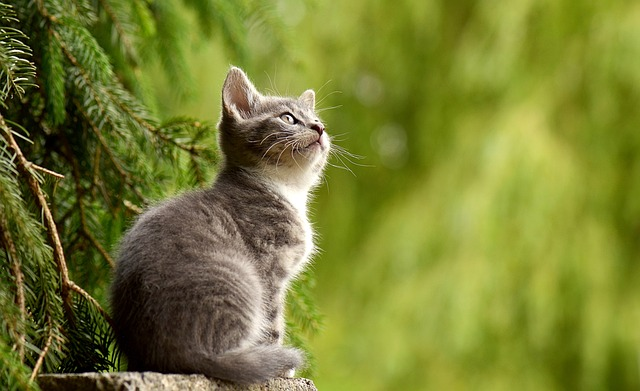
#> input picture cat_img.jpg, 640 x 391 px
$ jupyter execute '05. 파일 저장.ipynb'
#> lines starting #> are read from the running program, lines starting #| are printed output that depends on the picture
## 5. 파일 저장

## 이미지 저장

[cell 1]
import cv2

img=cv2.imread('cat_img.jpg',cv2.IMREAD_GRAYSCALE)
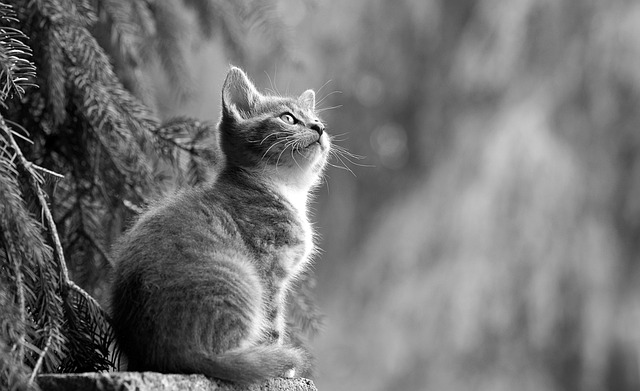
#> img: shape (391, 640); min 0, max 255, mean 115.1
cv2.imshow('img',img)
cv2.waitKey(0)
cv2.destroyAllWindows()

result=cv2.imwrite('img_save.jpg',img)
print(result)
#| True

## 저장 format(jpg,png)

[cell 2]
import cv2

img=cv2.imread('cat_img.jpg',cv2.IMREAD_GRAYSCALE)
cv2.imwrite('img_save_2.jpg',img)
#> Out = True

## 동영상 저장

[cell 3]
import cv2
cap=cv2.VideoCapture('video.mp4')

# Codec
fourcc=cv2.VideoWriter_fourcc(*'DIVX')

width=round(cap.get(cv2.CAP_PROP_FRAME_WIDTH))
height=round(cap.get(cv2.CAP_PROP_FRAME_HEIGHT))
fps=cap.get(cv2.CAP_PROP_FPS)
# fps=cap.get(cv2.CAP_PROP_FPS)*2 # 영상 재생 속도가 2배

out=cv2.VideoWriter('output.avi',fourcc,fps,(width,height))
# 저장 파일명, 코덱, FPS, 크기(WIdth,Height)

while cap.isOpened():
    ret,frame=cap.read()
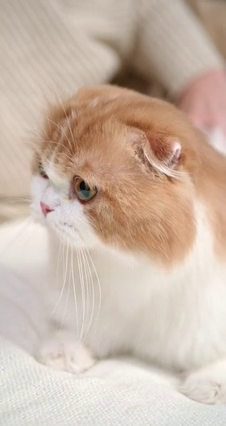
#> input picture frame 60 of video.mp4, 226 x 426 px
#> frame is the input picture: shape (426, 226, 3); mean B, G, R 168.7, 183.3, 202.8

    if not ret:
        break

    out.write(frame) # 영상 데이터만 저장 (소리 X)
    cv2.imshow('video',frame)
    if cv2.waitKey(1)==ord('q'):
#> (key q is pressed here)
        break

out.release()
cap.release()
cv2.destroyAllWindows()
